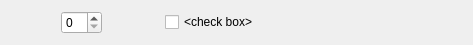
<?xml version="1.0" encoding="UTF-8"?>
<ui version="4.0">
 <class>_variableInputWidget</class>
 <widget class="QWidget" name="_variableInputWidget">
  <property name="geometry">
   <rect>
    <x>0</x>
    <y>0</y>
    <width>473</width>
    <height>42</height>
   </rect>
  </property>
  <property name="sizePolicy">
   <sizepolicy hsizetype="Minimum" vsizetype="Minimum">
    <horstretch>0</horstretch>
    <verstretch>0</verstretch>
   </sizepolicy>
  </property>
  <property name="windowTitle">
   <string>Form</string>
  </property>
  <layout class="QGridLayout" name="gridLayout">
   <property name="verticalSpacing">
    <number>6</number>
   </property>
   <item row="0" column="0">
    <layout class="QHBoxLayout" name="_variableHLayout">
     <item>
      <widget class="QLabel" name="_variableLabel">
       <property name="sizePolicy">
        <sizepolicy hsizetype="Expanding" vsizetype="Fixed">
         <horstretch>0</horstretch>
         <verstretch>0</verstretch>
        </sizepolicy>
       </property>
       <property name="text">
        <string>&lt;variable label&gt;</string>
       </property>
      </widget>
     </item>
     <item>
      <widget class="QSpinBox" name="_variableValue"/>
     </item>
     <item>
      <widget class="QLabel" name="_inputTypeUnknown">
       <property name="sizePolicy">
        <sizepolicy hsizetype="Fixed" vsizetype="Fixed">
         <horstretch>0</horstretch>
         <verstretch>0</verstretch>
        </sizepolicy>
       </property>
       <property name="text">
        <string>&lt;none type&gt;</string>
       </property>
      </widget>
     </item>
     <item>
      <spacer name="_variableSpacer">
       <property name="orientation">
        <enum>Qt::Horizontal</enum>
       </property>
       <property name="sizeHint" stdset="0">
        <size>
         <width>40</width>
         <height>20</height>
        </size>
       </property>
      </spacer>
     </item>
    </layout>
   </item>
   <item row="0" column="1">
    <widget class="QCheckBox" name="_inputBoolean">
     <property name="sizePolicy">
      <sizepolicy hsizetype="Expanding" vsizetype="Fixed">
       <horstretch>0</horstretch>
       <verstretch>0</verstretch>
      </sizepolicy>
     </property>
     <property name="text">
      <string>&lt;check box&gt;</string>
     </property>
    </widget>
   </item>
   <item row="0" column="3">
    <spacer name="_globalSpacer">
     <property name="orientation">
      <enum>Qt::Horizontal</enum>
     </property>
     <property name="sizeHint" stdset="0">
      <size>
       <width>40</width>
       <height>20</height>
      </size>
     </property>
    </spacer>
   </item>
  </layout>
 </widget>
 <resources/>
 <connections/>
</ui>
